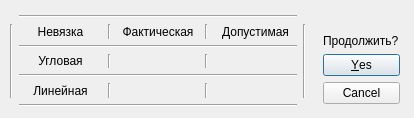
<?xml version="1.0" encoding="UTF-8"?>
<ui version="4.0">
 <class>Dialog</class>
 <widget class="QDialog" name="Dialog">
  <property name="geometry">
   <rect>
    <x>0</x>
    <y>0</y>
    <width>414</width>
    <height>118</height>
   </rect>
  </property>
  <property name="minimumSize">
   <size>
    <width>414</width>
    <height>118</height>
   </size>
  </property>
  <property name="maximumSize">
   <size>
    <width>414</width>
    <height>118</height>
   </size>
  </property>
  <property name="windowTitle">
   <string>Невязки построения площади</string>
  </property>
  <widget class="QWidget" name="gridLayoutWidget">
   <property name="geometry">
    <rect>
     <x>10</x>
     <y>15</y>
     <width>296</width>
     <height>92</height>
    </rect>
   </property>
   <layout class="QGridLayout" name="gridLayout">
    <item row="5" column="4">
     <widget class="Line" name="line_8">
      <property name="orientation">
       <enum>Qt::Vertical</enum>
      </property>
     </widget>
    </item>
    <item row="5" column="3">
     <widget class="QLabel" name="linearDiscrepancyMeasured">
      <property name="text">
       <string/>
      </property>
      <property name="alignment">
       <set>Qt::AlignCenter</set>
      </property>
     </widget>
    </item>
    <item row="3" column="4">
     <widget class="Line" name="line_7">
      <property name="orientation">
       <enum>Qt::Vertical</enum>
      </property>
     </widget>
    </item>
    <item row="4" column="1" colspan="5">
     <widget class="Line" name="line_6">
      <property name="orientation">
       <enum>Qt::Horizontal</enum>
      </property>
     </widget>
    </item>
    <item row="1" column="2">
     <widget class="Line" name="line_2">
      <property name="orientation">
       <enum>Qt::Vertical</enum>
      </property>
     </widget>
    </item>
    <item row="1" column="0" rowspan="5">
     <widget class="Line" name="line_10">
      <property name="orientation">
       <enum>Qt::Vertical</enum>
      </property>
     </widget>
    </item>
    <item row="1" column="5">
     <widget class="QLabel" name="maxDiscr">
      <property name="text">
       <string>Допустимая</string>
      </property>
      <property name="alignment">
       <set>Qt::AlignCenter</set>
      </property>
     </widget>
    </item>
    <item row="2" column="1" colspan="5">
     <widget class="Line" name="line">
      <property name="orientation">
       <enum>Qt::Horizontal</enum>
      </property>
     </widget>
    </item>
    <item row="5" column="1">
     <widget class="QLabel" name="linearDiscrName">
      <property name="text">
       <string>Линейная</string>
      </property>
      <property name="alignment">
       <set>Qt::AlignCenter</set>
      </property>
     </widget>
    </item>
    <item row="1" column="6" rowspan="5">
     <widget class="Line" name="line_11">
      <property name="orientation">
       <enum>Qt::Vertical</enum>
      </property>
     </widget>
    </item>
    <item row="6" column="1" colspan="5">
     <widget class="Line" name="line_9">
      <property name="orientation">
       <enum>Qt::Horizontal</enum>
      </property>
     </widget>
    </item>
    <item row="1" column="1">
     <widget class="QLabel" name="angleDiscrName_2">
      <property name="text">
       <string>Невязка</string>
      </property>
      <property name="alignment">
       <set>Qt::AlignCenter</set>
      </property>
     </widget>
    </item>
    <item row="3" column="3">
     <widget class="QLabel" name="angleDiscrepancyMeasured">
      <property name="text">
       <string/>
      </property>
      <property name="alignment">
       <set>Qt::AlignCenter</set>
      </property>
     </widget>
    </item>
    <item row="3" column="5">
     <widget class="QLabel" name="maxAngleDiscrepancy">
      <property name="text">
       <string/>
      </property>
      <property name="alignment">
       <set>Qt::AlignCenter</set>
      </property>
     </widget>
    </item>
    <item row="3" column="1">
     <widget class="QLabel" name="angleDiscrName">
      <property name="text">
       <string>Угловая</string>
      </property>
      <property name="alignment">
       <set>Qt::AlignCenter</set>
      </property>
     </widget>
    </item>
    <item row="5" column="2">
     <widget class="Line" name="line_5">
      <property name="orientation">
       <enum>Qt::Vertical</enum>
      </property>
     </widget>
    </item>
    <item row="1" column="4">
     <widget class="Line" name="line_3">
      <property name="orientation">
       <enum>Qt::Vertical</enum>
      </property>
     </widget>
    </item>
    <item row="3" column="2">
     <widget class="Line" name="line_4">
      <property name="orientation">
       <enum>Qt::Vertical</enum>
      </property>
     </widget>
    </item>
    <item row="1" column="3">
     <widget class="QLabel" name="measuredDiscrName">
      <property name="text">
       <string>Фактическая</string>
      </property>
      <property name="alignment">
       <set>Qt::AlignCenter</set>
      </property>
     </widget>
    </item>
    <item row="5" column="5">
     <widget class="QLabel" name="maxLinearDiscrepancy">
      <property name="text">
       <string/>
      </property>
      <property name="alignment">
       <set>Qt::AlignCenter</set>
      </property>
     </widget>
    </item>
    <item row="0" column="1" colspan="5">
     <widget class="Line" name="line_12">
      <property name="orientation">
       <enum>Qt::Horizontal</enum>
      </property>
     </widget>
    </item>
   </layout>
  </widget>
  <widget class="QWidget" name="gridLayoutWidget_2">
   <property name="geometry">
    <rect>
     <x>323</x>
     <y>34</y>
     <width>77</width>
     <height>73</height>
    </rect>
   </property>
   <layout class="QGridLayout" name="gridLayout_2">
    <item row="1" column="0">
     <widget class="QDialogButtonBox" name="buttonBox">
      <property name="orientation">
       <enum>Qt::Vertical</enum>
      </property>
      <property name="standardButtons">
       <set>QDialogButtonBox::Cancel|QDialogButtonBox::Yes</set>
      </property>
      <property name="centerButtons">
       <bool>false</bool>
      </property>
     </widget>
    </item>
    <item row="0" column="0">
     <widget class="QLabel" name="label">
      <property name="text">
       <string>Продолжить?</string>
      </property>
     </widget>
    </item>
   </layout>
  </widget>
 </widget>
 <resources/>
 <connections>
  <connection>
   <sender>buttonBox</sender>
   <signal>accepted()</signal>
   <receiver>Dialog</receiver>
   <slot>accept()</slot>
   <hints>
    <hint type="sourcelabel">
     <x>248</x>
     <y>254</y>
    </hint>
    <hint type="destinationlabel">
     <x>157</x>
     <y>274</y>
    </hint>
   </hints>
  </connection>
  <connection>
   <sender>buttonBox</sender>
   <signal>rejected()</signal>
   <receiver>Dialog</receiver>
   <slot>reject()</slot>
   <hints>
    <hint type="sourcelabel">
     <x>316</x>
     <y>260</y>
    </hint>
    <hint type="destinationlabel">
     <x>286</x>
     <y>274</y>
    </hint>
   </hints>
  </connection>
 </connections>
</ui>
